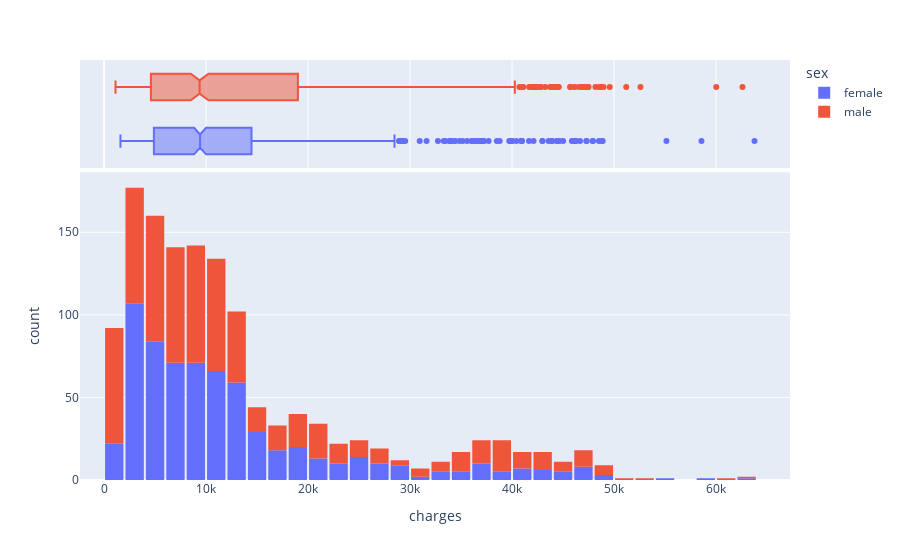

Source (notebook cell):
### Code cell
fig = px.histogram(medical_df, x = 'charges', marginal = 'box', color='sex')
fig.update_layout(bargap =0.1)
fig.show()

### Figure 1 — Plotly figure (JSON) as saved in the notebook; plotly's stock layout.template omitted (floating-point values rounded to 4 significant figures; data arrays with more than 128 entries replaced by an {"elided": "..."} marker saying what was removed)
{"data": [{"alignmentgroup": "True", "bingroup": "x", "hovertemplate": "sex=female<br>charges=%{x}<br>count=%{y}<extra></extra>", "legendgroup": "female", "marker": {"color": "#636efa", "pattern": {"shape": ""}}, "name": "female", "offsetgroup": "female", "orientation": "v", "showlegend": true, "type": "histogram", "x": {"elided": "662 float values"}, "xaxis": "x", "yaxis": "y"}, {"alignmentgroup": "True", "hovertemplate": "sex=female<br>charges=%{x}<extra></extra>", "legendgroup": "female", "marker": {"color": "#636efa"}, "name": "female", "notched": true, "offsetgroup": "female", "showlegend": false, "type": "box", "x": {"elided": "662 float values"}, "xaxis": "x2", "yaxis": "y2"}, {"alignmentgroup": "True", "bingroup": "x", "hovertemplate": "sex=male<br>charges=%{x}<br>count=%{y}<extra></extra>", "legendgroup": "male", "marker": {"color": "#EF553B", "pattern": {"shape": ""}}, "name": "male", "offsetgroup": "male", "orientation": "v", "showlegend": true, "type": "histogram", "x": {"elided": "676 float values"}, "xaxis": "x", "yaxis": "y"}, {"alignmentgroup": "True", "hovertemplate": "sex=male<br>charges=%{x}<extra></extra>", "legendgroup": "male", "marker": {"color": "#EF553B"}, "name": "male", "notched": true, "offsetgroup": "male", "showlegend": false, "type": "box", "x": {"elided": "676 float values"}, "xaxis": "x2", "yaxis": "y2"}], "layout": {"autosize": true, "bargap": 0.1, "barmode": "relative", "legend": {"title": {"text": "sex"}, "tracegroupgap": 0}, "margin": {"t": 60}, "xaxis": {"anchor": "y", "autorange": true, "domain": [0, 1], "range": [-2359.0, 67250.0], "title": {"text": "charges"}, "type": "linear"}, "xaxis2": {"anchor": "y2", "autorange": true, "domain": [0, 1], "matches": "x", "range": [-2359.0, 67250.0], "showgrid": true, "showticklabels": false, "type": "linear"}, "yaxis": {"anchor": "x", "autorange": true, "domain": [0, 0.7326], "range": [0, 186.3], "title": {"text": "count"}}, "yaxis2": {"anchor": "x2", "autorange": true, "domain": [0.7426, 1], "matches": "y2", "range": [-0.5, 1.5], "showgrid": false, "showline": false, "showticklabels": false, "ticks": "", "type": "category"}}}
